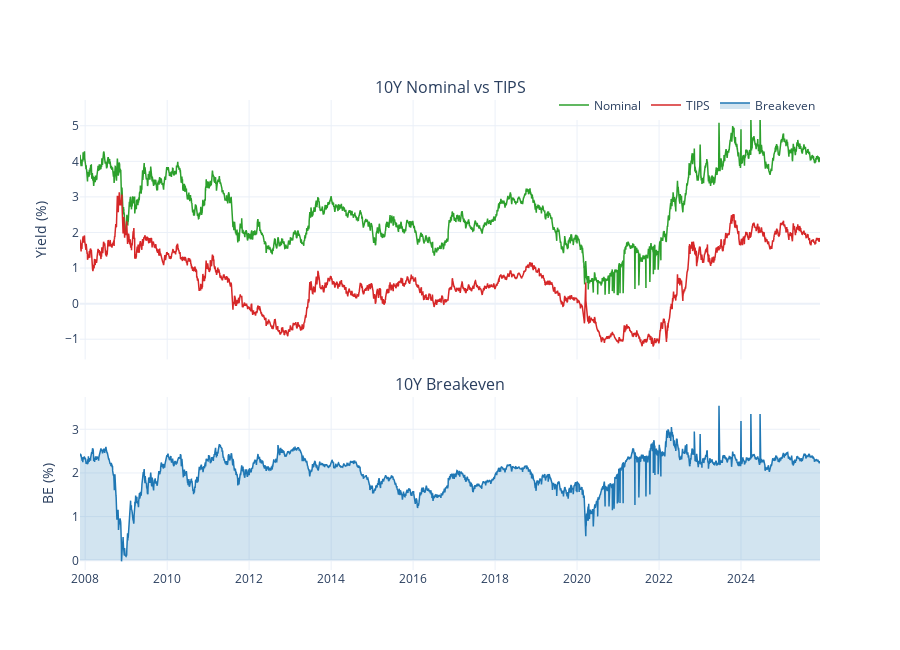

This figure's notebook cell:
### Code cell
fig = make_subplots(
    rows=2, cols=1,
    shared_xaxes=True,
    vertical_spacing=0.08,
    row_heights=[0.6, 0.4],
    subplot_titles=('10Y Nominal vs TIPS', '10Y Breakeven')
)

fig.add_trace(go.Scatter(
    x=df.index, y=df['nominal_yield'],
    mode='lines', name='Nominal',
    line=dict(color='#2ca02c', width=1.5)
), row=1, col=1)

fig.add_trace(go.Scatter(
    x=df.index, y=df['tips_yield'],
    mode='lines', name='TIPS',
    line=dict(color='#d62728', width=1.5)
), row=1, col=1)

fig.add_trace(go.Scatter(
    x=df.index, y=df['breakeven'],
    mode='lines', name='Breakeven',
    line=dict(color='#1f77b4', width=1.5),
    fill='tozeroy', fillcolor='rgba(31,119,180,0.2)'
), row=2, col=1)

fig.update_layout(
    template='plotly_white',
    height=650,
    hovermode='x unified',
    legend=dict(orientation='h', y=1.02, x=1, xanchor='right')
)

fig.update_yaxes(title_text='Yield (%)', row=1, col=1)
fig.update_yaxes(title_text='BE (%)', row=2, col=1)

fig.show()

### Figure 1 — Plotly figure (JSON) as saved in the notebook; plotly's stock layout.template omitted (floating-point values rounded to 4 significant figures; data arrays with more than 128 entries replaced by an {"elided": "..."} marker saying what was removed)
{"data": [{"line": {"color": "#2ca02c", "width": 1.5}, "mode": "lines", "name": "Nominal", "type": "scatter", "x": {"elided": "4705 str values"}, "xaxis": "x", "y": {"elided": "4705 float values"}, "yaxis": "y"}, {"line": {"color": "#d62728", "width": 1.5}, "mode": "lines", "name": "TIPS", "type": "scatter", "x": {"elided": "4705 str values"}, "xaxis": "x", "y": {"elided": "4705 float values"}, "yaxis": "y"}, {"fill": "tozeroy", "fillcolor": "rgba(31,119,180,0.2)", "line": {"color": "#1f77b4", "width": 1.5}, "mode": "lines", "name": "Breakeven", "type": "scatter", "x": {"elided": "4705 str values"}, "xaxis": "x2", "y": {"elided": "4705 float values"}, "yaxis": "y2"}], "layout": {"annotations": [{"font": {"size": 16}, "showarrow": false, "text": "10Y Nominal vs TIPS", "x": 0.5, "xanchor": "center", "xref": "paper", "y": 1, "yanchor": "bottom", "yref": "paper"}, {"font": {"size": 16}, "showarrow": false, "text": "10Y Breakeven", "x": 0.5, "xanchor": "center", "xref": "paper", "y": 0.368, "yanchor": "bottom", "yref": "paper"}], "height": 650, "hovermode": "x unified", "legend": {"orientation": "h", "x": 1, "xanchor": "right", "y": 1.02}, "xaxis": {"anchor": "y", "domain": [0, 1], "matches": "x2", "showticklabels": false}, "xaxis2": {"anchor": "y2", "domain": [0, 1]}, "yaxis": {"anchor": "x", "domain": [0.448, 1], "title": {"text": "Yield (%)"}}, "yaxis2": {"anchor": "x2", "domain": [0, 0.368], "title": {"text": "BE (%)"}}}}
